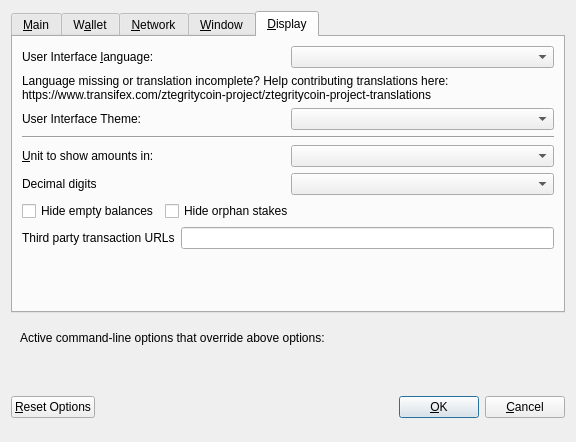
<?xml version="1.0" encoding="UTF-8"?>
<ui version="4.0">
 <class>OptionsDialog</class>
 <widget class="QDialog" name="OptionsDialog">
  <property name="geometry">
   <rect>
    <x>0</x>
    <y>0</y>
    <width>576</width>
    <height>442</height>
   </rect>
  </property>
  <property name="windowTitle">
   <string>Options</string>
  </property>
  <property name="modal">
   <bool>true</bool>
  </property>
  <layout class="QVBoxLayout" name="verticalLayout">
   <item>
    <widget class="QTabWidget" name="tabWidget">
     <property name="currentIndex">
      <number>4</number>
     </property>
     <widget class="QWidget" name="tabMain">
      <attribute name="title">
       <string>&amp;Main</string>
      </attribute>
      <layout class="QVBoxLayout" name="verticalLayout_Main">
       <item>
        <widget class="QCheckBox" name="bitcoinAtStartup">
         <property name="toolTip">
          <string>Automatically start ztegritycoin after logging in to the system.</string>
         </property>
         <property name="text">
          <string>&amp;Start ztegritycoin on system login</string>
         </property>
        </widget>
       </item>
       <item>
        <layout class="QHBoxLayout" name="horizontalLayout_2_Main">
         <item>
          <widget class="QLabel" name="databaseCacheLabel">
           <property name="text">
            <string>Size of &amp;database cache</string>
           </property>
           <property name="textFormat">
            <enum>Qt::PlainText</enum>
           </property>
           <property name="buddy">
            <cstring>databaseCache</cstring>
           </property>
          </widget>
         </item>
         <item>
          <widget class="QSpinBox" name="databaseCache"/>
         </item>
         <item>
          <widget class="QLabel" name="databaseCacheUnitLabel">
           <property name="text">
            <string>MB</string>
           </property>
           <property name="textFormat">
            <enum>Qt::PlainText</enum>
           </property>
          </widget>
         </item>
         <item>
          <spacer name="horizontalSpacer_2_Main">
           <property name="orientation">
            <enum>Qt::Horizontal</enum>
           </property>
           <property name="sizeHint" stdset="0">
            <size>
             <width>40</width>
             <height>20</height>
            </size>
           </property>
          </spacer>
         </item>
        </layout>
       </item>
       <item>
        <layout class="QHBoxLayout" name="horizontalLayout_3_Main">
         <item>
          <widget class="QLabel" name="threadsScriptVerifLabel">
           <property name="text">
            <string>Number of script &amp;verification threads</string>
           </property>
           <property name="textFormat">
            <enum>Qt::PlainText</enum>
           </property>
           <property name="buddy">
            <cstring>threadsScriptVerif</cstring>
           </property>
          </widget>
         </item>
         <item>
          <widget class="QSpinBox" name="threadsScriptVerif">
           <property name="toolTip">
            <string>(0 = auto, &lt;0 = leave that many cores free)</string>
           </property>
          </widget>
         </item>
         <item>
          <spacer name="horizontalSpacer_3_Main">
           <property name="orientation">
            <enum>Qt::Horizontal</enum>
           </property>
           <property name="sizeHint" stdset="0">
            <size>
             <width>40</width>
             <height>20</height>
            </size>
           </property>
          </spacer>
         </item>
        </layout>
       </item>
       <item>
        <spacer name="verticalSpacer_2">
         <property name="orientation">
          <enum>Qt::Vertical</enum>
         </property>
         <property name="sizeHint" stdset="0">
          <size>
           <width>20</width>
           <height>40</height>
          </size>
         </property>
        </spacer>
       </item>
       <!--
       <item>
        <widget class="QCheckBox" name="checkBoxZeromintEnable">
         <property name="toolTip">
          <string>Enable automatic minting of ztegritycoin units to zECA</string>
         </property>
         <property name="layoutDirection">
          <enum>Qt::LeftToRight</enum>
         </property>
         <property name="text">
          <string>Enable zECA Automint</string>
         </property>
        </widget>
       </item>
       <item>
        <layout class="QHBoxLayout" name="horizontalLayout_3">
         <item>
          <widget class="QLabel" name="percentage_label">
           <property name="toolTip">
            <string>Percentage of incoming ztegritycoin which get automatically converted to zECA via Zerocoin Protocol (min: 10%)</string>
           </property>
           <property name="text">
            <string>Percentage of autominted zECA</string>
           </property>
          </widget>
         </item>
         <item>
          <widget class="QSpinBox" name="zeromintPercentage">
           <property name="minimum">
            <number>1</number>
           </property>
           <property name="maximum">
            <number>100</number>
           </property>
          </widget>
         </item>
        </layout>
       </item>
       <item>
        <layout class="QHBoxLayout" name="horizontalLayout" stretch="0,0">
         <property name="sizeConstraint">
          <enum>QLayout::SetFixedSize</enum>
         </property>
         <item>
          <widget class="QLabel" name="labelPreferredDenom">
           <property name="maximumSize">
            <size>
             <width>16777215</width>
             <height>16777215</height>
            </size>
           </property>
           <property name="toolTip">
            <string>Wait with automatic conversion to Zerocoin until enough ztegritycoin for this denomination is available</string>
           </property>
           <property name="text">
            <string>Preferred Automint zECA Denomination</string>
           </property>
          </widget>
         </item>
         <item>
          <widget class="QComboBox" name="preferredDenom">
           <property name="maximumSize">
            <size>
             <width>16777215</width>
             <height>27</height>
            </size>
           </property>
           <property name="toolTip">
            <string>Wait with automatic conversion to Zerocoin until enough ztegritycoin for this denomination is available</string>
           </property>
           <property name="maxVisibleItems">
            <number>9</number>
           </property>
           <property name="maxCount">
            <number>9</number>
           </property>
          </widget>
         </item>
        </layout>
       </item>
      -->
      </layout>
     </widget>
     <widget class="QWidget" name="tabWallet">
      <attribute name="title">
       <string>W&amp;allet</string>
      </attribute>
      <layout class="QVBoxLayout" name="verticalLayout_Wallet">
       <item>
        <layout class="QHBoxLayout" name="horizontalLayout_2_Wallet">
         <item>
          <widget class="QLabel" name="labelStakeSplitThresholdText">
           <property name="text">
            <string>Stake split threshold:</string>
           </property>
          </widget>
         </item>
         <item>
          <widget class="QSpinBox" name="spinBoxStakeSplitThreshold">
           <property name="minimum">
            <number>0</number>
           </property>
           <property name="maximum">
            <number>9999999</number>
           </property>
          </widget>
         </item>
        </layout>
       </item>
       <item>
        <widget class="QGroupBox" name="groupBox">
         <property name="title">
          <string>Expert</string>
         </property>
         <layout class="QVBoxLayout" name="verticalLayout_2">
          <item>
           <widget class="QCheckBox" name="coinControlFeatures">
            <property name="toolTip">
             <string>Whether to show coin control features or not.</string>
            </property>
            <property name="text">
             <string>Enable coin &amp;control features</string>
            </property>
           </widget>
          </item>
          <!--
          <item>
           <widget class="QCheckBox" name="showMasternodesTab">
            <property name="toolTip">
             <string>Show additional tab listing all your masternodes in first sub-tab&lt;br/&gt;and all masternodes on the network in second sub-tab.</string>
            </property>
            <property name="text">
             <string>Show Masternodes Tab</string>
            </property>
           </widget>
          </item>
          -->
          <item>
           <widget class="QCheckBox" name="spendZeroConfChange">
            <property name="toolTip">
             <string>If you disable the spending of unconfirmed change, the change from a transaction&lt;br/&gt;cannot be used until that transaction has at least one confirmation.&lt;br/&gt;This also affects how your balance is computed.</string>
            </property>
            <property name="text">
             <string>&amp;Spend unconfirmed change</string>
            </property>
           </widget>
          </item>
         </layout>
        </widget>
       </item>
       <item>
        <spacer name="verticalSpacer_Wallet">
         <property name="orientation">
          <enum>Qt::Vertical</enum>
         </property>
         <property name="sizeHint" stdset="0">
          <size>
           <width>20</width>
           <height>40</height>
          </size>
         </property>
        </spacer>
       </item>
      </layout>
     </widget>
     <widget class="QWidget" name="tabNetwork">
      <attribute name="title">
       <string>&amp;Network</string>
      </attribute>
      <layout class="QVBoxLayout" name="verticalLayout_Network">
       <item>
        <widget class="QCheckBox" name="mapPortUpnp">
         <property name="toolTip">
          <string>Automatically open the ztegritycoin client port on the router. This only works when your router supports UPnP and it is enabled.</string>
         </property>
         <property name="text">
          <string>Map port using &amp;UPnP</string>
         </property>
        </widget>
       </item>
       <item>
        <widget class="QCheckBox" name="allowIncoming">
         <property name="toolTip">
          <string>Accept connections from outside</string>
         </property>
         <property name="text">
          <string>Allow incoming connections</string>
         </property>
        </widget>
       </item>
       <item>
        <widget class="QCheckBox" name="connectSocks">
         <property name="toolTip">
          <string>Connect to the ztegritycoin network through a SOCKS5 proxy.</string>
         </property>
         <property name="text">
          <string>&amp;Connect through SOCKS5 proxy (default proxy):</string>
         </property>
        </widget>
       </item>
       <item>
        <layout class="QHBoxLayout" name="horizontalLayout_1_Network">
         <item>
          <widget class="QLabel" name="proxyIpLabel">
           <property name="text">
            <string>Proxy &amp;IP:</string>
           </property>
           <property name="textFormat">
            <enum>Qt::PlainText</enum>
           </property>
           <property name="buddy">
            <cstring>proxyIp</cstring>
           </property>
          </widget>
         </item>
         <item>
          <widget class="QValidatedLineEdit" name="proxyIp">
           <property name="minimumSize">
            <size>
             <width>140</width>
             <height>0</height>
            </size>
           </property>
           <property name="maximumSize">
            <size>
             <width>140</width>
             <height>16777215</height>
            </size>
           </property>
           <property name="toolTip">
            <string>IP address of the proxy (e.g. IPv4: 127.0.0.1 / IPv6: ::1)</string>
           </property>
          </widget>
         </item>
         <item>
          <widget class="QLabel" name="proxyPortLabel">
           <property name="text">
            <string>&amp;Port:</string>
           </property>
           <property name="textFormat">
            <enum>Qt::PlainText</enum>
           </property>
           <property name="buddy">
            <cstring>proxyPort</cstring>
           </property>
          </widget>
         </item>
         <item>
          <widget class="QLineEdit" name="proxyPort">
           <property name="minimumSize">
            <size>
             <width>55</width>
             <height>0</height>
            </size>
           </property>
           <property name="maximumSize">
            <size>
             <width>55</width>
             <height>16777215</height>
            </size>
           </property>
           <property name="toolTip">
            <string>Port of the proxy (e.g. 9050)</string>
           </property>
          </widget>
         </item>
         <item>
          <spacer name="horizontalSpacer_1_Network">
           <property name="orientation">
            <enum>Qt::Horizontal</enum>
           </property>
           <property name="sizeHint" stdset="0">
            <size>
             <width>40</width>
             <height>20</height>
            </size>
           </property>
          </spacer>
         </item>
        </layout>
       </item>
       <item>
        <spacer name="verticalSpacer_Network">
         <property name="orientation">
          <enum>Qt::Vertical</enum>
         </property>
         <property name="sizeHint" stdset="0">
          <size>
           <width>20</width>
           <height>40</height>
          </size>
         </property>
        </spacer>
       </item>
      </layout>
     </widget>
     <widget class="QWidget" name="tabWindow">
      <attribute name="title">
       <string>&amp;Window</string>
      </attribute>
      <layout class="QVBoxLayout" name="verticalLayout_Window">
       <item>
        <widget class="QCheckBox" name="minimizeToTray">
         <property name="toolTip">
          <string>Show only a tray icon after minimizing the window.</string>
         </property>
         <property name="text">
          <string>&amp;Minimize to the tray instead of the taskbar</string>
         </property>
        </widget>
       </item>
       <item>
        <widget class="QCheckBox" name="minimizeOnClose">
         <property name="toolTip">
          <string>Minimize instead of exit the application when the window is closed. When this option is enabled, the application will be closed only after selecting Quit in the menu.</string>
         </property>
         <property name="text">
          <string>M&amp;inimize on close</string>
         </property>
        </widget>
       </item>
       <item>
        <spacer name="verticalSpacer_Window">
         <property name="orientation">
          <enum>Qt::Vertical</enum>
         </property>
         <property name="sizeHint" stdset="0">
          <size>
           <width>20</width>
           <height>40</height>
          </size>
         </property>
        </spacer>
       </item>
      </layout>
     </widget>
     <widget class="QWidget" name="tabDisplay">
      <attribute name="title">
       <string>&amp;Display</string>
      </attribute>
      <layout class="QVBoxLayout" name="verticalLayout_Display">
       <item>
        <layout class="QHBoxLayout" name="horizontalLayout_1_Display">
         <item>
          <widget class="QLabel" name="langLabel">
           <property name="text">
            <string>User Interface &amp;language:</string>
           </property>
           <property name="textFormat">
            <enum>Qt::PlainText</enum>
           </property>
           <property name="buddy">
            <cstring>lang</cstring>
           </property>
          </widget>
         </item>
         <item>
          <widget class="QValueComboBox" name="lang">
           <property name="toolTip">
            <string>The user interface language can be set here. This setting will take effect after restarting ztegritycoin.</string>
           </property>
          </widget>
         </item>
        </layout>
       </item>
       <item>
        <widget class="QLabel" name="label_3">
         <property name="toolTip">
          <string notr="true"/>
         </property>
         <property name="statusTip">
          <string notr="true"/>
         </property>
         <property name="whatsThis">
          <string notr="true"/>
         </property>
         <property name="accessibleName">
          <string notr="true"/>
         </property>
         <property name="text">
          <string>Language missing or translation incomplete? Help contributing translations here:
https://www.transifex.com/ztegritycoin-project/ztegritycoin-project-translations</string>
         </property>
         <property name="wordWrap">
          <bool>true</bool>
         </property>
         <property name="openExternalLinks">
          <bool>true</bool>
         </property>
         <property name="textInteractionFlags">
          <set>Qt::TextBrowserInteraction</set>
         </property>
        </widget>
       </item>
       <item>
        <layout class="QHBoxLayout" name="horizontalLayout_2_Display" stretch="0,0">
         <item>
          <widget class="QLabel" name="themeLabel">
           <property name="text">
            <string>User Interface Theme:</string>
           </property>
          </widget>
         </item>
         <item>
          <widget class="QValueComboBox" name="theme"/>
         </item>
        </layout>
       </item>
       <item>
        <widget class="Line" name="line">
         <property name="orientation">
          <enum>Qt::Horizontal</enum>
         </property>
        </widget>
       </item>
       <item>
        <layout class="QHBoxLayout" name="horizontalLayout_3_Display">
         <item>
          <widget class="QLabel" name="unitLabel">
           <property name="text">
            <string>&amp;Unit to show amounts in:</string>
           </property>
           <property name="textFormat">
            <enum>Qt::PlainText</enum>
           </property>
           <property name="buddy">
            <cstring>unit</cstring>
           </property>
          </widget>
         </item>
         <item>
          <widget class="QValueComboBox" name="unit">
           <property name="toolTip">
            <string>Choose the default subdivision unit to show in the interface and when sending coins.</string>
           </property>
          </widget>
         </item>
        </layout>
       </item>
       <item>
        <layout class="QHBoxLayout" name="horizontalLayout_4_Display">
         <item>
          <widget class="QLabel" name="digitsLabel">
           <property name="text">
            <string>Decimal digits</string>
           </property>
          </widget>
         </item>
         <item>
          <widget class="QValueComboBox" name="digits"/>
         </item>
        </layout>
       </item>
       <item>
        <layout class="QHBoxLayout" name="horizontalLayout_5_Display">
         <item>
          <widget class="QCheckBox" name="checkBoxHideZeroBalances">
           <property name="toolTip">
            <string>Hide empty balances</string>
           </property>
           <property name="layoutDirection">
            <enum>Qt::LeftToRight</enum>
           </property>
           <property name="text">
            <string>Hide empty balances</string>
           </property>
          </widget>
         </item>
         <item>
          <widget class="QCheckBox" name="checkBoxHideOrphans">
           <property name="toolTip">
            <string>Hide orphan stakes in transaction lists</string>
           </property>
           <property name="text">
            <string>Hide orphan stakes</string>
           </property>
          </widget>
         </item>
         <item>
          <spacer name="horizontalSpacer">
           <property name="orientation">
            <enum>Qt::Horizontal</enum>
           </property>
           <property name="sizeHint" stdset="0">
            <size>
             <width>40</width>
             <height>20</height>
            </size>
           </property>
          </spacer>
         </item>
        </layout>
       </item>
       <item>
        <layout class="QHBoxLayout" name="horizontalLayout_6_Display">
         <item>
          <widget class="QLabel" name="thirdPartyTxUrlsLabel">
           <property name="toolTip">
            <string>Third party URLs (e.g. a block explorer) that appear in the transactions tab as context menu items. %s in the URL is replaced by transaction hash. Multiple URLs are separated by vertical bar |.</string>
           </property>
           <property name="text">
            <string>Third party transaction URLs</string>
           </property>
           <property name="buddy">
            <cstring>thirdPartyTxUrls</cstring>
           </property>
          </widget>
         </item>
         <item>
          <widget class="QLineEdit" name="thirdPartyTxUrls">
           <property name="toolTip">
            <string>Third party URLs (e.g. a block explorer) that appear in the transactions tab as context menu items. %s in the URL is replaced by transaction hash. Multiple URLs are separated by vertical bar |.</string>
           </property>
          </widget>
         </item>
        </layout>
       </item>
       <item>
        <spacer name="verticalSpacer">
         <property name="orientation">
          <enum>Qt::Vertical</enum>
         </property>
         <property name="sizeHint" stdset="0">
          <size>
           <width>20</width>
           <height>40</height>
          </size>
         </property>
        </spacer>
       </item>
      </layout>
     </widget>
    </widget>
   </item>
   <item>
    <widget class="QFrame" name="frame">
     <layout class="QVBoxLayout" name="verticalLayout_Bottom">
      <item>
       <layout class="QHBoxLayout" name="horizontalLayout_Bottom">
        <item>
         <widget class="QLabel" name="overriddenByCommandLineInfoLabel">
          <property name="text">
           <string>Active command-line options that override above options:</string>
          </property>
          <property name="textFormat">
           <enum>Qt::PlainText</enum>
          </property>
         </widget>
        </item>
        <item>
         <spacer name="horizontalSpacer_Bottom">
          <property name="orientation">
           <enum>Qt::Horizontal</enum>
          </property>
          <property name="sizeHint" stdset="0">
           <size>
            <width>40</width>
            <height>20</height>
           </size>
          </property>
         </spacer>
        </item>
       </layout>
      </item>
      <item>
       <widget class="QLabel" name="overriddenByCommandLineLabel">
        <property name="text">
         <string/>
        </property>
        <property name="textFormat">
         <enum>Qt::PlainText</enum>
        </property>
        <property name="wordWrap">
         <bool>true</bool>
        </property>
       </widget>
      </item>
     </layout>
    </widget>
   </item>
   <item>
    <layout class="QHBoxLayout" name="horizontalLayout_Buttons">
     <item>
      <widget class="QPushButton" name="resetButton">
       <property name="toolTip">
        <string>Reset all client options to default.</string>
       </property>
       <property name="text">
        <string>&amp;Reset Options</string>
       </property>
       <property name="autoDefault">
        <bool>false</bool>
       </property>
      </widget>
     </item>
     <item>
      <spacer name="horizontalSpacer_1">
       <property name="orientation">
        <enum>Qt::Horizontal</enum>
       </property>
       <property name="sizeHint" stdset="0">
        <size>
         <width>40</width>
         <height>48</height>
        </size>
       </property>
      </spacer>
     </item>
     <item>
      <widget class="QLabel" name="statusLabel">
       <property name="minimumSize">
        <size>
         <width>200</width>
         <height>0</height>
        </size>
       </property>
       <property name="font">
        <font>
         <weight>75</weight>
         <bold>true</bold>
        </font>
       </property>
       <property name="text">
        <string/>
       </property>
       <property name="textFormat">
        <enum>Qt::PlainText</enum>
       </property>
       <property name="wordWrap">
        <bool>true</bool>
       </property>
      </widget>
     </item>
     <item>
      <spacer name="horizontalSpacer_2">
       <property name="orientation">
        <enum>Qt::Horizontal</enum>
       </property>
       <property name="sizeHint" stdset="0">
        <size>
         <width>40</width>
         <height>48</height>
        </size>
       </property>
      </spacer>
     </item>
     <item>
      <widget class="QPushButton" name="okButton">
       <property name="text">
        <string>&amp;OK</string>
       </property>
       <property name="autoDefault">
        <bool>false</bool>
       </property>
       <property name="default">
        <bool>true</bool>
       </property>
      </widget>
     </item>
     <item>
      <widget class="QPushButton" name="cancelButton">
       <property name="text">
        <string>&amp;Cancel</string>
       </property>
       <property name="autoDefault">
        <bool>false</bool>
       </property>
      </widget>
     </item>
    </layout>
   </item>
  </layout>
 </widget>
 <customwidgets>
  <customwidget>
   <class>QValidatedLineEdit</class>
   <extends>QLineEdit</extends>
   <header>qvalidatedlineedit.h</header>
  </customwidget>
  <customwidget>
   <class>QValueComboBox</class>
   <extends>QComboBox</extends>
   <header>qvaluecombobox.h</header>
  </customwidget>
 </customwidgets>
 <resources/>
 <connections/>
</ui>
